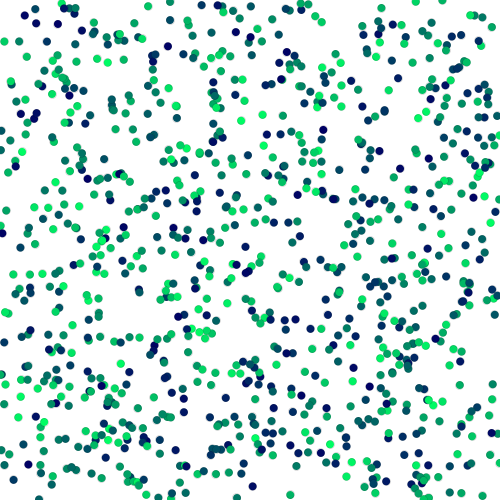
Frame 1 (no input)
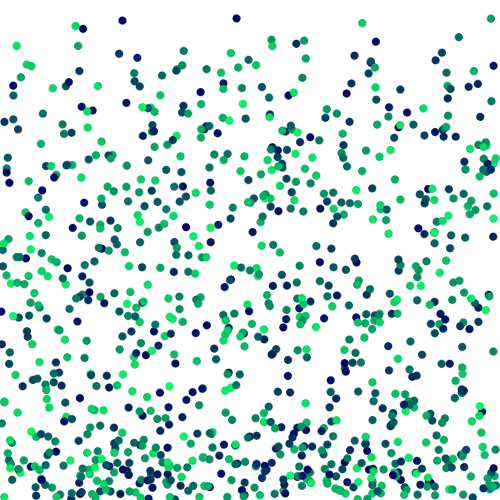
Frame 60 (the mouse pressed at the canvas centre just before this capture)
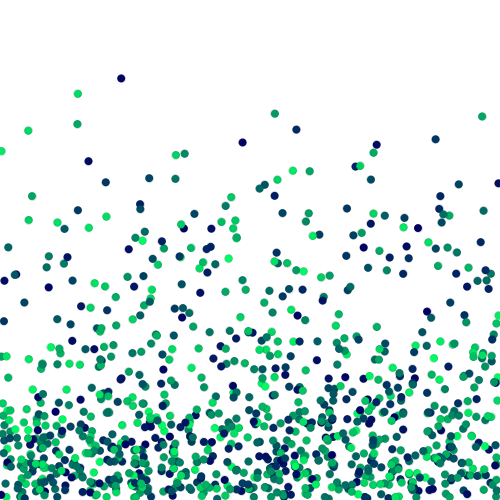
Frame 120 (the mouse held since frame 60 and released just before this capture)

The Processing sketch that drew these frames (run headless with seeded random() and noise(); from frame 60 on, the mouse is pressed at the canvas centre):

// Processing sketch: processing_103515
// ── processing_103515.pde

//import java.util.*;

int n = 1000;
Butterfly[] b = new Butterfly[n];

class Butterfly {
  float x;
  float y;
  float speedX;
  float speedY;
  float accX;
  float accY;
  float red = 0;
  float blue = 100;

  Butterfly() {
    x = random(0, width);
    y = random(0, height);
    speedX = random(-2.0, 2.0);
    speedY = random(-2.0, 2.0);
  }

  void display(int col) {
    stroke(0);
    strokeWeight(0);
    fill(red, col, blue);
    ellipse(x, y, 8, 8);
  }

  void moverandom() {
    speedX = speedX + random(-.1, .1);
    speedY = speedY + random(-.1, .1);
    if (speedX > 5.0) speedX = 5.0;
    if (speedX < -5.0) speedX = -5.0;
    if (speedY > 5.0) speedY = 5.0;
    if (speedY < -5.0) speedY = -5.0; 
    x = (x + speedX);
    y = (y + speedY);
    //fall down
    speedY = speedY + .05;
    if (speedX > 0) speedX = speedX - .02;
    if (speedX < 0) speedX = speedX + .02;
    if (speedY > 0) speedY = speedY - .02;
    if (speedY < 0) speedY = speedY + .02;
    if (x>width) {speedX = -speedX; x = width -2;}
    if (x<0) {speedX = -speedX; x = 1;}
    if (y>height) {speedY =-speedY - 0.2; y = height -3;}
    if (y<0) {speedY = -speedY; y = 1;}
  }
  
  void accelerateTo(float rx, float ry) {
    accX = mouseX - pmouseX;
    accY = mouseY - pmouseY;//ry - y;
    speedX = speedX + accX;
    speedY = speedY + accY;
    red = (red + 1) % 255;
  }
}


void setup() {
  size(500, 500);
  for (int i=0; i<b.length; i++) { 
    b[i] = new Butterfly();
  }
  noStroke();
  smooth();
  background(255);
}

boolean closeCreatures(float rX, float rY, int i) {  // is b[i] close to b[j]
  float dist = sqrt(sq(b[i].x - rX) + sq(b[i].y - rY));
  if (dist < random(20.0, 30.0)) return true;
  else return false;
}

void mouseDragged() {
  //fill(255, 0, 0);
  //ellipse(mouseX, mouseY, 5, 5);
  accelerateToMouseDragged(mouseX,mouseY);
}

void accelerateToMouseDragged(float rx, float ry) {
  for (int i = 0; i<b.length; i++) {
    if (closeCreatures(rx, ry, i) == true) 
      b[i].accelerateTo(rx, ry); 
  }
}

void draw() {
  background(255);
  for (int i=0; i<b.length; i++) {
    b[i].display((i)%255);
    b[i].moverandom();
  }
}
